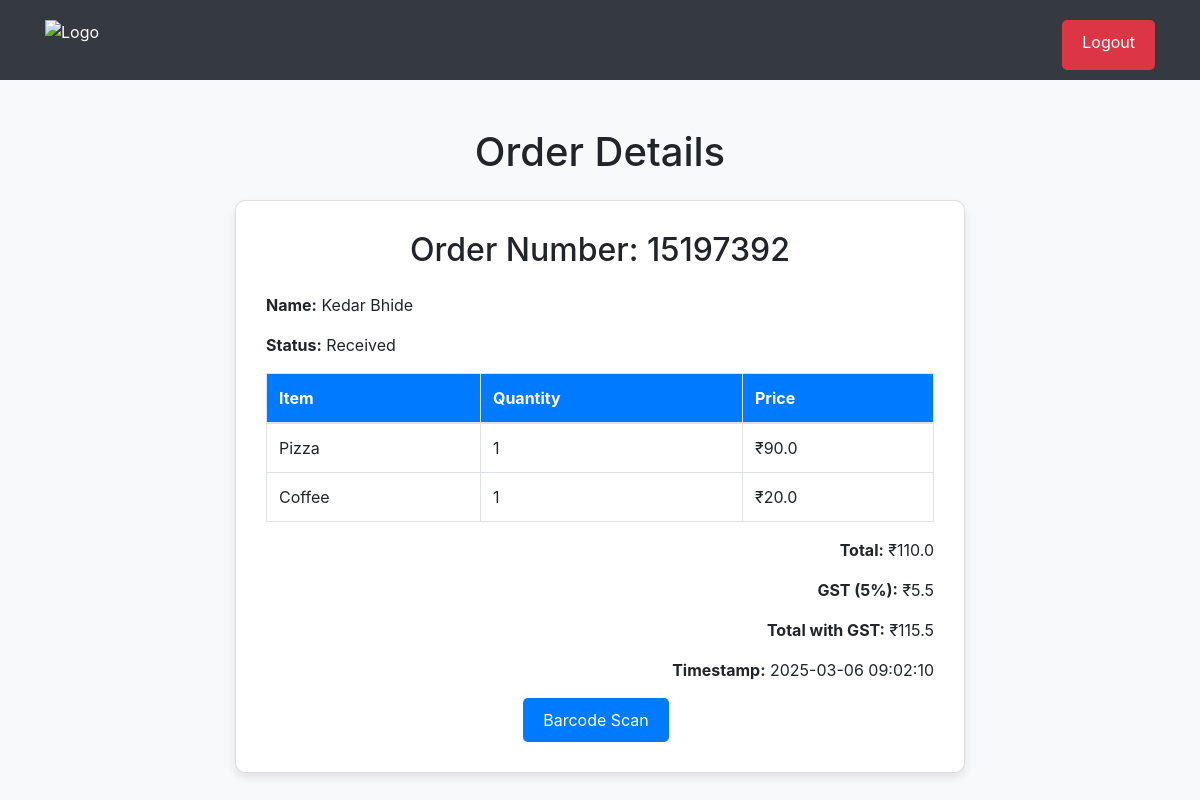
/canteen/orders/details/15197392 (signed in), run on the app's committed database.
### tables this page shows
CREATE TABLE orders (
            order_number INTEGER PRIMARY KEY,
            name TEXT NOT NULL,
            items TEXT NOT NULL,
            total_cost REAL NOT NULL,
            gst_amount REAL NOT NULL,
            total_cost_with_gst REAL NOT NULL,
            timestamp TEXT NOT NULL,
            status INTEGER NOT NULL DEFAULT 0,
            sap_id TEXT NOT NULL,
            razorpay_order_id TEXT,
            payment_status TEXT DEFAULT 'Pending',
            delivery_floor TEXT
        );

CREATE TABLE items (
            item_name TEXT PRIMARY KEY,
            item_price REAL NOT NULL
        );

### app.py (the view)
@app.route('/canteen/orders/details/<int:order_id>')
def order_details(order_id):
    if 'logged_in' not in session:
        return redirect(url_for('login'))
    order = get_order_details(order_id)
    if order:
        return render_template('order-details.html', **order)
    else:
        return "Order not found", 404

### functions.py (called while the page is built)
def getStatus(code):
    code = int(code)
    status = ""
    if code == 0:
        status = "Ongoing"
    elif code == 1:
        status = "Received"
    elif code == 2:
        status = "Received"
    else:
        status = "NA"
    return status

### templates/order-details.html (shortened to what this page needs)
<!DOCTYPE html>
<html lang="en">
<head>
    <link href="https://stackpath.bootstrapcdn.com/bootstrap/4.5.2/css/bootstrap.min.css" rel="stylesheet">
    <link rel="stylesheet" href="{{ url_for('static', filename='style.css') }}">
</head>
<body>
    <header class="header d-flex align-items-center">
        <div class="container d-flex">
            <img src="/static/logo.png" alt="Logo">
            <a href="{{ url_for('logout') }}" class="btn btn-danger ml-auto">Logout</a>
        </div>
    </header>
    <div class="container mt-5">
        <div class="row justify-content-center">
            <div class="col-md-8">
                <h1 class="text-center mb-4">Order Details</h1>
                <div class="card">
                    <div class="card-body">
                        <h2 class="text-center mb-4">Order Number: {{ order_number }}</h2>
                        <p><strong>Name:</strong> {{ name }}</p>
                        <p><strong>Status:</strong> {{orderStatus}}</p>
                        <table class="table table-bordered">
                            <thead>
                                <tr>
                                    <th scope="col">Item</th>
                                    <th scope="col">Quantity</th>
                                    <th scope="col">Price</th>
                                </tr>
                            </thead>
                            <tbody>
                                {% for item, quantity in items %}
                                <tr>
                                    <td>{{ item }}</td>
                                    <td>{{ quantity }}</td>
                                    <td>₹{{ (menu[item] * int(quantity))|round(2) }}</td>
                                </tr>
                                {% endfor %}
                            </tbody>
                        </table>
                        <div class="text-right">
                            <p><strong>Total:</strong> ₹{{ total_cost }}</p>
                            <p><strong>GST (5%):</strong> ₹{{ gst_amount|round(2) }}</p>
                            <p><strong>Total with GST:</strong> ₹{{ total_cost_with_gst|round(2) }}</p>
                            <p><strong>Timestamp:</strong> {{ timestamp }}</p>
                        </div>
                        <div class="text-center">
                        <a href="{{ url_for('barcodescan') }}" class="btn btn-primary ml-auto mr-2">Barcode Scan</a>
                    </div>
                    </div>
                </div>
            </div>
        </div>
    </div>
</body>
</html>

### static/style.css (style rules this page uses)
body { background-color: #f8f9fa; }
.header { background-color: #343a40; color: white; padding: 10px 0; }
.header img { height: 50px; margin-right: 20px; }
.container { margin-top: 10px; }
.card { border-radius: 10px; box-shadow: 0 4px 8px rgba(0, 0, 0, 0.1); margin-bottom: 20px; }
.card-body { padding: 30px; }
.btn-primary { background-color: #007bff; border: none; padding: 10px 20px; border-radius: 5px; }
.table th, .table td { vertical-align: middle; }
.table thead th { background-color: #007bff; color: #ffffff; }
.btn-danger { background-color: #dc3545; border: none; padding: 10px 20px; border-radius: 5px; }
h1 { margin-bottom: 20px; }

### data on the page
orders: order_number "15197392", name "Kedar Bhide", total_cost "110.0", gst_amount "5.5", total_cost_with_gst "115.5", timestamp "2025-03-06 09:02:10"
items: item_name "Pizza", quantity "1", (menu[item]*int(quantity))|round(2) "90.0"
items: item_name "Coffee", quantity "1", (menu[item]*int(quantity))|round(2) "20.0"

### other printed values
{{ orderStatus }} "Received"
